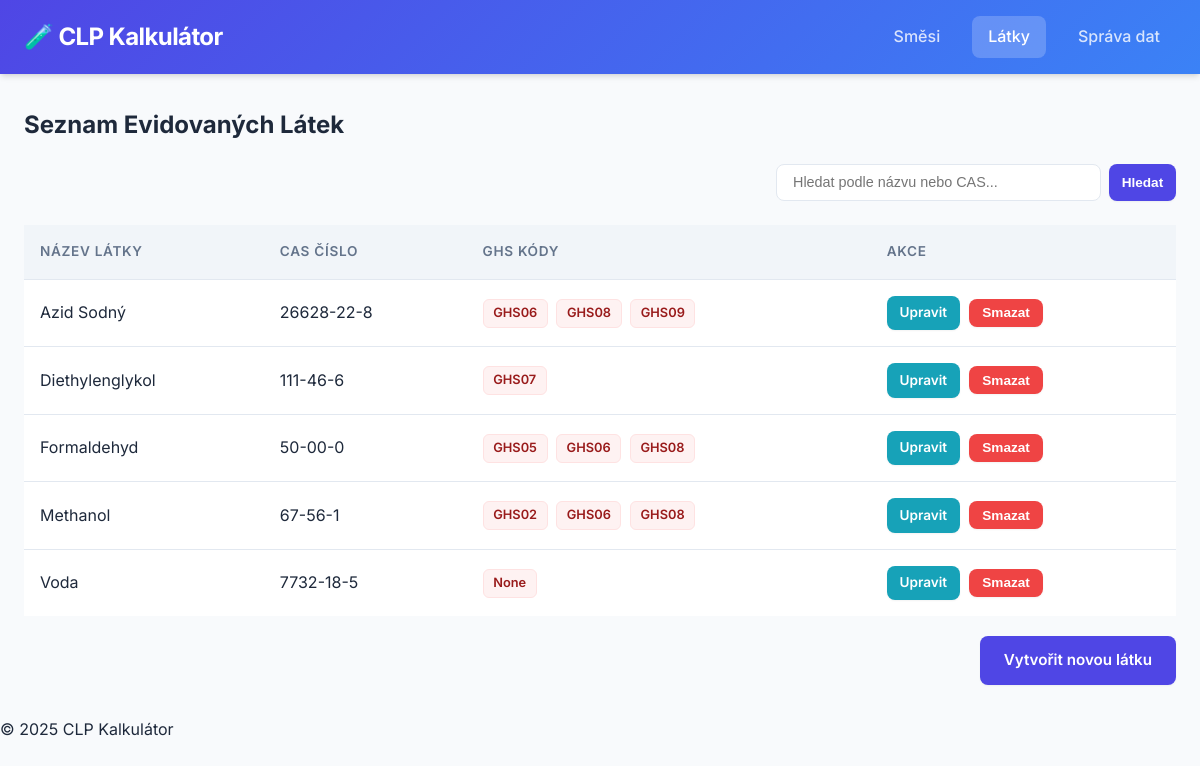
The app's page /substances with its own data.
### app/models/substance.py (models this page shows, shortened)
class Substance(db.Model):
    __tablename__ = 'substance'
    id = db.Column(db.Integer, primary_key=True)
    name = db.Column(db.String(100), nullable=False, unique=True)
    cas_number = db.Column(db.String(20), nullable=True)
    ghs_codes = db.Column(db.String(100), nullable=True) # Piktogramy
    health_h_phrases = db.Column(db.Text, nullable=True)
    env_h_phrases = db.Column(db.Text, nullable=True)
    created_at = db.Column(db.DateTime, default=db.func.now())
    updated_at = db.Column(db.DateTime, default=db.func.now(), onupdate=db.func.now())
    ate_oral = db.Column(db.Float, nullable=True)
    ate_dermal = db.Column(db.Float, nullable=True)
    ate_inhalation_vapours = db.Column(db.Float, nullable=True)
    ate_inhalation_dusts_mists = db.Column(db.Float, nullable=True)
    ate_inhalation_gases = db.Column(db.Float, nullable=True)
    m_factor_acute = db.Column(db.Integer, default=1)
    m_factor_chronic = db.Column(db.Integer, default=1)
    scl_limits = db.Column(db.Text, nullable=True)
    components = db.relationship('MixtureComponent', back_populates='substance', lazy=True, cascade="all, delete-orphan")

### app/routes/substances.py (the view)
@substances_bp.route('/substances')
def index():
    q = request.args.get('q', '').strip()
    if q:
        substances = Substance.query.filter(
            (Substance.name.ilike(f'%{q}%')) |
            (Substance.cas_number.ilike(f'%{q}%'))
        ).order_by(Substance.name).all()
    else:
        substances = Substance.query.order_by(Substance.name).all()
    return render_template('substances.html', substances=substances, q=q, active_tab='substances')

### templates/substances.html (shortened to what this page needs)
{% extends "base.html" %}
{% block content %}
{% set active_tab = 'substances' %}
<h2>Seznam Evidovaných Látek</h2>
<div class="search-container">
    <form action="{{ url_for('substances.index') }}" method="GET" class="search-form">
        <input type="text" name="q" value="{{ q or '' }}" placeholder="Hledat podle názvu nebo CAS..."
            class="search-input">
        <button type="submit" class="button button-primary button-small">Hledat</button>
    </form>
</div>
<table class="data-list">
    <thead>
        <tr>
            <th>Název Látky</th>
            <th>CAS Číslo</th>
            <th>GHS Kódy</th>
            <th class="text-center">Akce</th>
        </tr>
    </thead>
    <tbody>
        {% for substance in substances %}
        <tr id="substance-row-{{ substance.id }}">
            <td>{{ substance.name }}</td>
            <td>{{ substance.cas_number if substance.cas_number else 'N/A' }}</td>
            <td>
                {% if substance.ghs_codes %}
                {% for code in substance.ghs_codes.split(', ') %}
                <span class="ghs-tag">{{ code }}</span>
                {% endfor %}
                {% else %}
                N/A (Neklasifikováno)
                {% endif %}
            </td>
            <td class="text-center">
                <a href="{{ url_for('substances.edit', substance_id=substance.id) }}" class="button button-small"
                    style="text-decoration: none; background-color: #17a2b8; color: white; margin-right: 5px;">
                    Upravit
                </a>
                <form action="{{ url_for('substances.delete', substance_id=substance.id) }}" method="POST"
                    style="display:inline;">
                    <button type="submit" class="button button-delete button-small" title="Smazat látku"
                        onclick="return confirm('Opravdu chcete látku **{{ substance.name }}** smazat? Tato akce je nevratná.')">
                        Smazat
                    </button>
                </form>
            </td>
        </tr>
        {% else %}
        <tr>
            <td colspan="4">Žádné látky zatím nebyly evidovány.</td>
        </tr>
        {% endfor %}
    </tbody>
</table>
<div class="button-group" style="text-align: right; margin-top: 20px;">
    <a href="{{ url_for('substances.create') }}" class="button button-primary" style="text-decoration: none;">
        Vytvořit novou látku
    </a>
</div>
{% endblock %}

### static/style.css (style rules this page uses)
:root { --primary-color: #4f46e5; --primary-hover: #4338ca; --secondary-color: #64748b; --success-color: #10b981; --danger-color: #ef4444; --warning-color: #f59e0b; --background-color: #f8fafc; --card-bg: #ffffff; --text-main: #1e293b; --text-muted: #64748b; --border-color: #e2e8f0; --shadow-sm: 0 1px 2px 0 rgb(0 0 0 / 0.05); --shadow-md: 0 4px 6px -1px rgb(0 0 0 / 0.1), 0 2px 4px -2px rgb(0 0 0 / 0.1); --shadow-lg: 0 10px 15px -3px rgb(0 0 0 / 0.1), 0 4px 6px -4px rgb(0 0 0 / 0.1); --radius: 0.5rem; }
body { font-family: 'Inter', system-ui, -apple-system, sans-serif; background-color: var(--background-color); color: var(--text-main); margin: 0; padding: 0; line-height: 1.6; -webkit-font-smoothing: antialiased; }
.button { display: inline-flex; align-items: center; justify-content: center; padding: 0.75rem 1.5rem; border-radius: var(--radius); font-weight: 600; font-size: 0.95rem; text-align: center; text-decoration: none; cursor: pointer; border: none; transition: all 0.2s; box-shadow: var(--shadow-sm); }
.button-primary { background-color: var(--primary-color); color: white; }
.button-delete { background-color: var(--danger-color); color: white; }
.button-small { padding: 0.4rem 0.8rem; font-size: 0.85rem; }
.data-list { width: 100%; border-collapse: collapse; background-color: white; }
.data-list th, .data-list td { padding: 1rem; text-align: left; border-bottom: 1px solid var(--border-color); }
.data-list th { background-color: #f1f5f9; font-weight: 600; color: var(--text-muted); font-size: 0.85rem; text-transform: uppercase; letter-spacing: 0.05em; }
.data-list tr:last-child td { border-bottom: none; }
.ghs-tag { display: inline-flex; align-items: center; padding: 0.2rem 0.6rem; border-radius: 0.375rem; font-size: 0.8rem; font-weight: 600; background-color: #fef2f2; color: #991b1b; border: 1px solid #fee2e2; margin-right: 0.25rem; }
.text-center { text-center: center !important; }
.search-container { margin-bottom: 1.5rem; display: flex; justify-content: flex-end; }
.search-form { display: flex; gap: 0.5rem; width: 100%; max-width: 400px; }
.search-input { flex: 1; padding: 0.6rem 1rem; border: 1px solid var(--border-color); border-radius: var(--radius); font-size: 0.9rem; background-color: white; transition: all 0.2s; }

### records on screen
Substance: name "Azid Sodný", cas_number "26628-22-8", code "GHS06" "GHS08" "GHS09"
Substance: name "Diethylenglykol", cas_number "111-46-6", ghs_codes "GHS07"
Substance: name "Formaldehyd", cas_number "50-00-0", code "GHS05" "GHS06" "GHS08"
Substance: name "Methanol", cas_number "67-56-1", code "GHS02" "GHS06" "GHS08"
Substance: name "Voda", cas_number "7732-18-5", ghs_codes "None"
